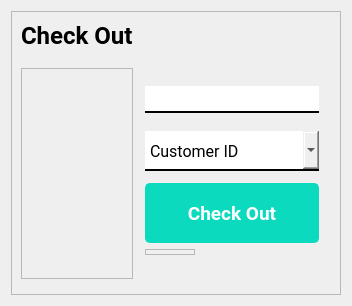
      <widget class="QWidget" name="checkOutPage">
       <layout class="QGridLayout" name="gridLayout_4">
        <item row="0" column="0">
         <widget class="QFrame" name="frame_50">
          <property name="frameShape">
           <enum>QFrame::StyledPanel</enum>
          </property>
          <property name="frameShadow">
           <enum>QFrame::Raised</enum>
          </property>
          <layout class="QGridLayout" name="gridLayout_5">
           <item row="0" column="0">
            <widget class="QLabel" name="label_36">
             <property name="maximumSize">
              <size>
               <width>16777215</width>
               <height>60</height>
              </size>
             </property>
             <property name="font">
              <font>
               <family>Roboto</family>
               <pointsize>18</pointsize>
               <weight>75</weight>
               <bold>true</bold>
              </font>
             </property>
             <property name="text">
              <string>Check Out</string>
             </property>
            </widget>
           </item>
           <item row="1" column="0" colspan="4">
            <widget class="QFrame" name="frame_51">
             <property name="frameShape">
              <enum>QFrame::StyledPanel</enum>
             </property>
             <property name="frameShadow">
              <enum>QFrame::Raised</enum>
             </property>
            </widget>
           </item>
           <item row="3" column="0" rowspan="15">
            <widget class="QFrame" name="frame_63">
             <property name="frameShape">
              <enum>QFrame::StyledPanel</enum>
             </property>
             <property name="frameShadow">
              <enum>QFrame::Raised</enum>
             </property>
            </widget>
           </item>
           <item row="12" column="2" rowspan="2" colspan="2">
            <widget class="QFrame" name="frame_54">
             <property name="maximumSize">
              <size>
               <width>50</width>
               <height>50</height>
              </size>
             </property>
             <property name="frameShape">
              <enum>QFrame::StyledPanel</enum>
             </property>
             <property name="frameShadow">
              <enum>QFrame::Raised</enum>
             </property>
            </widget>
           </item>
           <item row="18" column="2" colspan="2">
            <widget class="QFrame" name="frame_53">
             <property name="frameShape">
              <enum>QFrame::StyledPanel</enum>
             </property>
             <property name="frameShadow">
              <enum>QFrame::Raised</enum>
             </property>
            </widget>
           </item>
           <item row="0" column="4">
            <widget class="QFrame" name="frame_57">
             <property name="frameShape">
              <enum>QFrame::StyledPanel</enum>
             </property>
             <property name="frameShadow">
              <enum>QFrame::Raised</enum>
             </property>
            </widget>
           </item>
           <item row="16" column="2" colspan="2">
            <widget class="QFrame" name="frame_64">
             <property name="maximumSize">
              <size>
               <width>16777215</width>
               <height>50</height>
              </size>
             </property>
             <property name="frameShape">
              <enum>QFrame::StyledPanel</enum>
             </property>
             <property name="frameShadow">
              <enum>QFrame::Raised</enum>
             </property>
            </widget>
           </item>
           <item row="14" column="4">
            <widget class="QFrame" name="frame_56">
             <property name="frameShape">
              <enum>QFrame::StyledPanel</enum>
             </property>
             <property name="frameShadow">
              <enum>QFrame::Raised</enum>
             </property>
            </widget>
           </item>
           <item row="12" column="1">
            <widget class="QFrame" name="frame_3">
             <property name="frameShape">
              <enum>QFrame::StyledPanel</enum>
             </property>
             <property name="frameShadow">
              <enum>QFrame::Raised</enum>
             </property>
            </widget>
           </item>
           <item row="5" column="2">
            <widget class="QFrame" name="frame_8">
             <property name="frameShape">
              <enum>QFrame::StyledPanel</enum>
             </property>
             <property name="frameShadow">
              <enum>QFrame::Raised</enum>
             </property>
            </widget>
           </item>
           <item row="7" column="2">
            <widget class="QFrame" name="frame_4">
             <property name="frameShape">
              <enum>QFrame::StyledPanel</enum>
             </property>
             <property name="frameShadow">
              <enum>QFrame::Raised</enum>
             </property>
            </widget>
           </item>
           <item row="10" column="2">
            <widget class="QFrame" name="frame_5">
             <property name="frameShape">
              <enum>QFrame::StyledPanel</enum>
             </property>
             <property name="frameShadow">
              <enum>QFrame::Raised</enum>
             </property>
            </widget>
           </item>
           <item row="4" column="2">
            <widget class="QFrame" name="frame_7">
             <property name="frameShape">
              <enum>QFrame::StyledPanel</enum>
             </property>
             <property name="frameShadow">
              <enum>QFrame::Raised</enum>
             </property>
            </widget>
           </item>
           <item row="2" column="0" colspan="2">
            <widget class="QFrame" name="frame_6">
             <property name="frameShape">
              <enum>QFrame::StyledPanel</enum>
             </property>
             <property name="frameShadow">
              <enum>QFrame::Raised</enum>
             </property>
            </widget>
           </item>
           <item row="11" column="2">
            <widget class="QPushButton" name="getBillBtn">
             <property name="minimumSize">
              <size>
               <width>0</width>
               <height>60</height>
              </size>
             </property>
             <property name="maximumSize">
              <size>
               <width>500</width>
               <height>16777215</height>
              </size>
             </property>
             <property name="font">
              <font>
               <family>Roboto</family>
               <pointsize>14</pointsize>
               <weight>75</weight>
               <bold>true</bold>
              </font>
             </property>
             <property name="styleSheet">
              <string notr="true">/* Normal state styling */
QPushButton#getBillBtn {
    color: white;
    background: #0BDABF;
    border: 2px solid #0BDABF;
    border-radius: 5px;
    padding: 5px 10px;
}

/* Hover state styling */
QPushButton#getBillBtn:hover {
    background: #08A79D; /* Change the color for hover effect */
}

/* Advanced styling */
QPushButton#getBillBtn:pressed {
    background: #067267; /* Change the color for pressed effect */
    border: 2px solid #067267;
}

/* Add any other advanced styling here */

</string>
             </property>
             <property name="text">
              <string>Check Out</string>
             </property>
            </widget>
           </item>
           <item row="9" column="2">
            <widget class="QComboBox" name="customerIDInput">
             <property name="minimumSize">
              <size>
               <width>0</width>
               <height>40</height>
              </size>
             </property>
             <property name="font">
              <font>
               <family>Roboto</family>
               <pointsize>12</pointsize>
               <weight>50</weight>
               <bold>false</bold>
              </font>
             </property>
             <property name="styleSheet">
              <string notr="true">border:none;
border-bottom:2px solid black;</string>
             </property>
             <item>
              <property name="text">
               <string>Customer ID</string>
              </property>
             </item>
            </widget>
           </item>
           <item row="6" column="2">
            <widget class="QLineEdit" name="customerNameInput">
             <property name="maximumSize">
              <size>
               <width>500</width>
               <height>16777215</height>
              </size>
             </property>
             <property name="font">
              <font>
               <family>Roboto</family>
               <pointsize>14</pointsize>
               <weight>75</weight>
               <bold>true</bold>
              </font>
             </property>
             <property name="styleSheet">
              <string notr="true">border:none;
border-bottom:2px solid black;</string>
             </property>
             <property name="text">
              <string/>
             </property>
            </widget>
           </item>
          </layout>
         </widget>
        </item>
       </layout>
      </widget>
